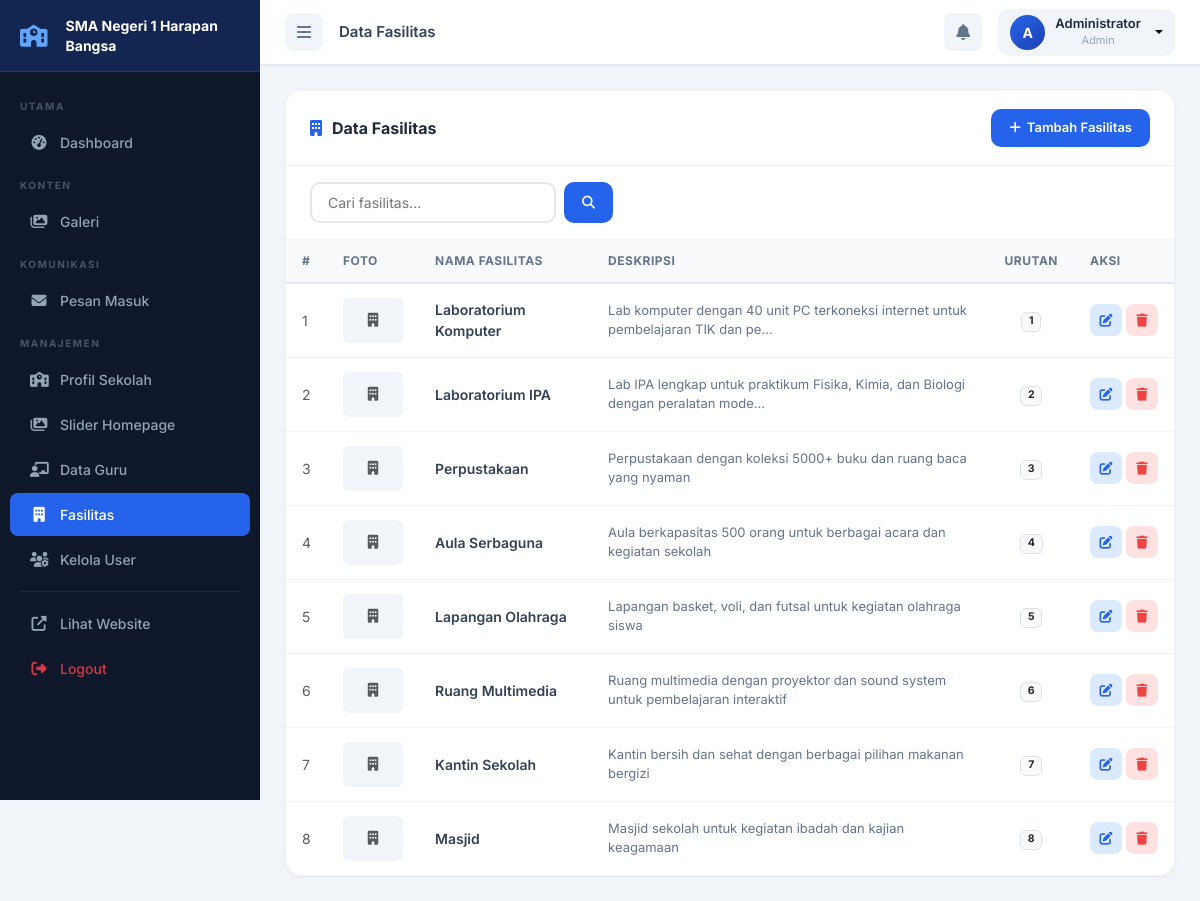
Screenshot of /admin/fasilitas/index.php (signed in) with the database file from the repository.
### tables this page shows
CREATE TABLE profil_sekolah (
    id INT(11) PRIMARY KEY AUTO_INCREMENT,
    nama_sekolah VARCHAR(200) NOT NULL,
    npsn VARCHAR(20),
    sejarah TEXT,
    visi TEXT,
    misi TEXT,
    alamat_lengkap TEXT,
    telepon VARCHAR(20),
    email VARCHAR(100),
    website VARCHAR(100),
    logo VARCHAR(255) DEFAULT 'logo-sekolah.png',
    foto_gedung VARCHAR(255),
    kepala_sekolah_nama VARCHAR(100),
    kepala_sekolah_foto VARCHAR(255),
    tahun_berdiri YEAR,
    akreditasi VARCHAR(5),
    updated_at TIMESTAMP DEFAULT CURRENT_TIMESTAMP ON UPDATE CURRENT_TIMESTAMP
);

CREATE TABLE users (
    id INT(11) PRIMARY KEY AUTO_INCREMENT,
    username VARCHAR(50) UNIQUE NOT NULL,
    password VARCHAR(255) NOT NULL,
    nama_lengkap VARCHAR(100) NOT NULL,
    email VARCHAR(100) UNIQUE NOT NULL,
    role ENUM('admin', 'staff') DEFAULT 'staff',
    foto_profil VARCHAR(255) DEFAULT 'default-avatar.png',
    status ENUM('aktif', 'nonaktif') DEFAULT 'aktif',
    created_at TIMESTAMP DEFAULT CURRENT_TIMESTAMP,
    updated_at TIMESTAMP DEFAULT CURRENT_TIMESTAMP ON UPDATE CURRENT_TIMESTAMP
);

CREATE TABLE fasilitas (
    id INT(11) PRIMARY KEY AUTO_INCREMENT,
    nama_fasilitas VARCHAR(100) NOT NULL,
    deskripsi TEXT,
    foto VARCHAR(255),
    urutan INT(11) DEFAULT 0,
    created_at TIMESTAMP DEFAULT CURRENT_TIMESTAMP
);

### config/database.php (called while the page is built, shortened)
<?php
$conn = mysqli_connect(DB_HOST, DB_USER, DB_PASS, DB_NAME);
mysqli_set_charset($conn, "utf8mb4");
function query($query) {
    global $conn;
    return mysqli_query($conn, $query);
}
function fetch($query) {
    $result = query($query);
    return mysqli_fetch_assoc($result);
}
function fetchAll($query) {
    $result = query($query);
    $rows = [];
    while ($row = mysqli_fetch_assoc($result)) {
        $rows[] = $row;
    }
    return $rows;
}
function limitText($text, $limit = 100) {
    if (strlen($text) > $limit) {
        return substr($text, 0, $limit) . '...';
    }
    return $text;
}
function clean($string) {
    return htmlspecialchars($string, ENT_QUOTES, 'UTF-8');
}
?>

### config/config.php (called while the page is built, shortened)
<?php
require_once __DIR__ . '/database.php';
function isAdmin() {
    return isset($_SESSION['role']) && $_SESSION['role'] == 'admin';
}
?>

### admin/fasilitas/index.php (the view, shortened to what this page needs)
<?php
$page_title  = 'Data Fasilitas';
$active_menu = 'fasilitas';
include __DIR__ . '/../includes/header.php';
$search = isset($_GET['search']) ? escape($_GET['search']) : '';
$page   = max(1, (int)($_GET['page'] ?? 1));
$limit  = ITEMS_PER_PAGE;
$offset = ($page - 1) * $limit;
$where = "WHERE 1=1";
$fasilitas = fetchAll("SELECT * FROM fasilitas $where ORDER BY urutan ASC, nama_fasilitas ASC LIMIT $limit OFFSET $offset");
?>
<div class="admin-card">
    <div class="admin-card-header">
        <div class="admin-card-title"><i class="fas fa-building"></i> Data Fasilitas</div>
        <a href="<?php echo SITE_URL; ?>/admin/fasilitas/tambah.php" class="btn-add">
            <i class="fas fa-plus"></i> Tambah Fasilitas
        </a>
    </div>
    <div style="padding: 16px 24px; border-bottom: 1px solid #f1f5f9;">
        <form method="GET" class="d-flex gap-2 flex-wrap">
            <input type="text" name="search" class="search-input" placeholder="Cari fasilitas..." value="<?php echo clean($search); ?>">
            <button type="submit" class="btn-add"><i class="fas fa-search"></i></button>
        </form>
    </div>
    <div style="overflow-x: auto;">
        <table class="admin-table">
            <thead>
                <tr>
                    <th width="40">#</th>
                    <th width="70">Foto</th>
                    <th>Nama Fasilitas</th>
                    <th>Deskripsi</th>
                    <th width="80">Urutan</th>
                    <th width="100">Aksi</th>
                </tr>
            </thead>
            <tbody>
                <?php if (empty($fasilitas)): ?>
                <tr>
                    <td colspan="6">
                        <div class="empty-state">
                            <i class="fas fa-building"></i>
                            <h5>Belum ada data fasilitas</h5>
                            <p>Tambahkan fasilitas yang tersedia di sekolah</p>
                        </div>
                    </td>
                </tr>
                <?php else: ?>
                <?php foreach ($fasilitas as $i => $f): ?>
                <tr>
                    <td class="text-muted"><?php echo $offset + $i + 1; ?></td>
                    <td>
                        <?php if ($f['foto']): ?>
                        <img src="<?php echo SITE_URL; ?>/uploads/fasilitas/<?php echo clean($f['foto']); ?>"
                             alt="<?php echo clean($f['nama_fasilitas']); ?>"
                             style="width:60px; height:45px; object-fit:cover; border-radius:6px;">
                        <?php else: ?>
                        <div style="width:60px; height:45px; background:#f1f5f9; border-radius:6px; display:flex; align-items:center; justify-content:center;">
                            <i class="fas fa-building text-muted"></i>
                        </div>
                        <?php endif; ?>
                    </td>
                    <td class="fw-semibold"><?php echo clean($f['nama_fasilitas']); ?></td>
                    <td style="font-size:13px; color:#64748b;">
                        <?php echo clean(limitText($f['deskripsi'] ?? '', 80)); ?>
                    </td>
                    <td class="text-center">
                        <span class="badge bg-light text-dark border"><?php echo (int)($f['urutan'] ?? 0); ?></span>
                    </td>
                    <td>
                        <div class="d-flex gap-1">
                            <a href="<?php echo SITE_URL; ?>/admin/fasilitas/edit.php?id=<?php echo $f['id']; ?>" class="btn-action btn-edit" title="Edit"><i class="fas fa-edit"></i></a>
                            <a href="<?php echo SITE_URL; ?>/admin/fasilitas/hapus.php?id=<?php echo $f['id']; ?>" class="btn-action btn-delete btn-confirm-delete" data-name="<?php echo clean($f['nama_fasilitas']); ?>" title="Hapus"><i class="fas fa-trash"></i></a>
                        </div>
                    </td>
                </tr>
                <?php endforeach; ?>
                <?php endif; ?>
            </tbody>
        </table>
    </div>
</div>
<?php include __DIR__ . '/../includes/footer.php'; ?>

### admin/includes/header.php (shortened to what this page needs)
<?php
require_once __DIR__ . '/../../config/config.php';
$profil = fetch("SELECT * FROM profil_sekolah LIMIT 1");
$current_user = fetch("SELECT * FROM users WHERE id = " . (int)$_SESSION['user_id']);
?>
<!DOCTYPE html>
<html lang="id">
<head>
    <link href="https://cdn.jsdelivr.net/npm/bootstrap@5.3.0/dist/css/bootstrap.min.css" rel="stylesheet">
    <link rel="stylesheet" href="https://cdnjs.cloudflare.com/ajax/libs/font-awesome/6.4.0/css/all.min.css">
    <link rel="stylesheet" href="<?php echo SITE_URL; ?>/admin/assets/admin.css">
</head>
<body>
    <div class="sidebar" id="sidebar">
        <div class="sidebar-header">
            <i class="fas fa-school me-2" style="flex-shrink:0;"></i>
            <span><?php echo clean($profil['nama_sekolah'] ?? 'Admin Panel'); ?></span>
        </div>
        <nav class="sidebar-nav">
            <div class="nav-label">Utama</div>
            <a href="<?php echo SITE_URL; ?>/admin/index.php" class="nav-item <?php echo ($active_menu ?? '') == 'dashboard' ? 'active' : ''; ?>">
                <i class="fas fa-tachometer-alt"></i><span>Dashboard</span>
            </a>
            <div class="nav-label">Konten</div>
            <a href="<?php echo SITE_URL; ?>/admin/galeri/index.php" class="nav-item <?php echo ($active_menu ?? '') == 'galeri' ? 'active' : ''; ?>">
                <i class="fas fa-images"></i><span>Galeri</span>
            </a>
            <div class="nav-label">Komunikasi</div>
            <a href="<?php echo SITE_URL; ?>/admin/kontak/index.php" class="nav-item <?php echo ($active_menu ?? '') == 'kontak' ? 'active' : ''; ?>">
                <i class="fas fa-envelope"></i><span>Pesan Masuk</span>
            </a>
            <?php if (isAdmin()): ?>
            <div class="nav-label">Manajemen</div>
            <a href="<?php echo SITE_URL; ?>/admin/profil/index.php" class="nav-item <?php echo ($active_menu ?? '') == 'profil' ? 'active' : ''; ?>">
                <i class="fas fa-school"></i><span>Profil Sekolah</span>
            </a>
            <a href="<?php echo SITE_URL; ?>/admin/slider/index.php" class="nav-item <?php echo ($active_menu ?? '') == 'slider' ? 'active' : ''; ?>">
                <i class="fas fa-images"></i><span>Slider Homepage</span>
            </a>
            <a href="<?php echo SITE_URL; ?>/admin/guru/index.php" class="nav-item <?php echo ($active_menu ?? '') == 'guru' ? 'active' : ''; ?>">
                <i class="fas fa-chalkboard-teacher"></i><span>Data Guru</span>
            </a>
            <a href="<?php echo SITE_URL; ?>/admin/fasilitas/index.php" class="nav-item <?php echo ($active_menu ?? '') == 'fasilitas' ? 'active' : ''; ?>">
                <i class="fas fa-building"></i><span>Fasilitas</span>
            </a>
            <a href="<?php echo SITE_URL; ?>/admin/users/index.php" class="nav-item <?php echo ($active_menu ?? '') == 'users' ? 'active' : ''; ?>">
                <i class="fas fa-users-cog"></i><span>Kelola User</span>
            </a>
            <?php endif; ?>
            <div class="nav-divider"></div>
            <a href="<?php echo SITE_URL; ?>" target="_blank" class="nav-item">
                <i class="fas fa-external-link-alt"></i><span>Lihat Website</span>
            </a>
            <a href="<?php echo SITE_URL; ?>/admin/logout.php" class="nav-item text-danger btn-logout-confirm">
                <i class="fas fa-sign-out-alt"></i><span>Logout</span>
            </a>
        </nav>
    </div>
    <div class="main-content" id="mainContent">
        <nav class="top-navbar">
            <div class="d-flex align-items-center gap-3">
                <button class="btn-sidebar-toggle" id="sidebarToggle">
                    <i class="fas fa-bars"></i>
                </button>
                <div class="breadcrumb-nav">
                    <?php echo isset($page_title) ? clean($page_title) : 'Dashboard'; ?>
                </div>
            </div>
            <div class="d-flex align-items-center gap-3">
                <a href="<?php echo SITE_URL; ?>/admin/kontak/index.php" class="top-nav-icon position-relative">
                    <i class="fas fa-bell"></i>
                </a>
                <div class="dropdown">
                    <button class="user-btn dropdown-toggle" data-bs-toggle="dropdown">
                        <div class="user-avatar">
                            <?php echo strtoupper(substr($current_user['nama_lengkap'] ?? 'A', 0, 1)); ?>
                        </div>
                        <div class="user-info d-none d-md-block">
                            <div class="user-name"><?php echo clean($current_user['nama_lengkap'] ?? ''); ?></div>
                            <div class="user-role"><?php echo ucfirst($current_user['role'] ?? ''); ?></div>
                        </div>
                    </button>
                </div>
            </div>
        </nav>
        <div class="page-content">

### admin/includes/footer.php (shortened to what this page needs)
        </div>
    </div>
</body>
</html>

### rows the page displays
profil_sekolah: nama_sekolah "SMA Negeri 1 Harapan Bangsa"
users: nama_lengkap "A", nama_lengkap "Administrator", role "Admin"
fasilitas: i "1", nama_fasilitas "Laboratorium Komputer", deskripsi "Lab komputer dengan 40 unit PC terkoneksi internet untuk pembelajaran TIK dan pe...", urutan "1"
fasilitas: i "2", nama_fasilitas "Laboratorium IPA", deskripsi "Lab IPA lengkap untuk praktikum Fisika, Kimia, dan Biologi dengan peralatan mode...", urutan "2"
fasilitas: i "3", nama_fasilitas "Perpustakaan", deskripsi "Perpustakaan dengan koleksi 5000+ buku dan ruang baca yang nyaman", urutan "3"
fasilitas: i "4", nama_fasilitas "Aula Serbaguna", deskripsi "Aula berkapasitas 500 orang untuk berbagai acara dan kegiatan sekolah", urutan "4"
fasilitas: i "5", nama_fasilitas "Lapangan Olahraga", deskripsi "Lapangan basket, voli, dan futsal untuk kegiatan olahraga siswa", urutan "5"
fasilitas: i "6", nama_fasilitas "Ruang Multimedia", deskripsi "Ruang multimedia dengan proyektor dan sound system untuk pembelajaran interaktif", urutan "6"
fasilitas: i "7", nama_fasilitas "Kantin Sekolah", deskripsi "Kantin bersih dan sehat dengan berbagai pilihan makanan bergizi", urutan "7"
fasilitas: i "8", nama_fasilitas "Masjid", deskripsi "Masjid sekolah untuk kegiatan ibadah dan kajian keagamaan", urutan "8"

### other values shown
$page_title "Data Fasilitas"
